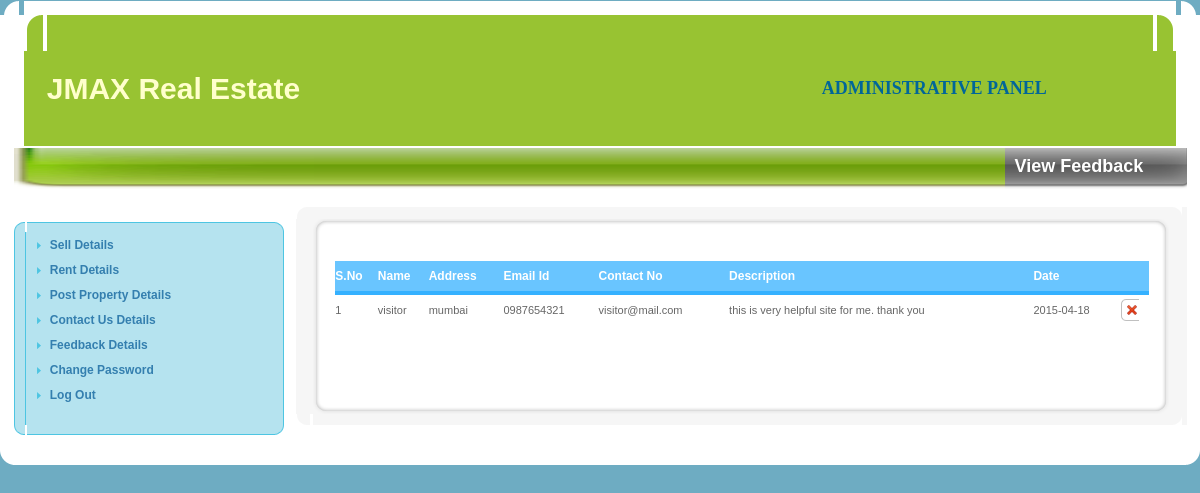
The app's page /admin/feedback.php with its own data.
### tables this page shows
CREATE TABLE IF NOT EXISTS `feedback` (
  `feedbackId` int(20) NOT NULL AUTO_INCREMENT,
  `Name` varchar(20) DEFAULT NULL,
  `Address` varchar(20) DEFAULT NULL,
  `cellNo` varchar(20) DEFAULT NULL,
  `EmailId` varchar(20) DEFAULT NULL,
  `Feedtype` varchar(20) DEFAULT NULL,
  `Massage` varchar(80) DEFAULT NULL,
  `dt_tim` date NOT NULL,
  PRIMARY KEY (`feedbackId`)
);

### admin/feedback.php (the view, shortened to what this page needs)
<?php
	$limit = 10;
	$page = $_GET['page'];
	if($page)
		$start = ($page - 1) * $limit;
	else
		$start = 0;
	$sql = "SELECT * FROM feedback LIMIT $start, $limit";
	$result = mysql_query($sql);
	$pagination = "";
 ?>
<!DOCTYPE html PUBLIC "-//W3C//DTD XHTML 1.0 Transitional//EN" "http://www.w3.org/TR/xhtml1/DTD/xhtml1-transitional.dtd">
<html xmlns="http://www.w3.org/1999/xhtml">
<head>
<link href="style.css" rel=stylesheet type=text/css>
</head>
<link href="pgstyle.css" rel="stylesheet" type="text/css" />
<link rel="stylesheet" href="AutoComplete.css" media="screen" type="text/css">
<body bgcolor="#FFFFFF" topmargin="0" leftmargin="0" class="body">
<table width="100%" border="0" cellpadding="0" cellspacing="0">
  <tr>
    <td><table width="100%" border="0" align="center" cellpadding="0" cellspacing="0">
      <?php include "header.php" ?>
      <tr>
        <td ><table width="100%" border="0" cellpadding="0" cellspacing="0" bgcolor="#FFFFFF">
            <tr>
              <td width="14">&nbsp;</td>
              <td><table border="0" cellpadding="0" cellspacing="0" width="100%">
                  <tr>
                    <td width="50"><img id="layoyt_5" src="images/layoyt_14.gif" width="300" height="41" alt="" /></td>
                    <td width="750" class="menubar">&nbsp;</td>
                    <td width="191" background="images/layoyt_20.gif" class="menubar2">
View Feedback
                    </td>
                  </tr>
              </table></td>
              <td width="13">&nbsp;</td>
            </tr>
            <tr>
              <td>&nbsp;</td>
              <td>&nbsp;</td>
              <td>&nbsp;</td>
            </tr>
          <tr>
              <td>&nbsp;</td>
            <td><table width="100%" border="0" cellpadding="0" cellspacing="0">
                  <tr>
                    <td width="23%" height="243" valign="middle"><?php include"menu.php";?></td>
                    <td width="1%">&nbsp;</td>
                    <td width="76%" align="left" valign="top">
                    <table width="100%" border="0" cellpadding="0" cellspacing="0" bgcolor="#F6F6F6">
                        <tr>
                          <td width="2%"><img src="images/layoyt_32.gif" alt="Corner1" name="layoyt_12" width="14" height="12" id="layoyt_12" /></td>
                          <td width="96%" bgcolor="#F6F6F6"><img src="images/spacer.gif" width="1" height="1" /></td>
                          <td width="2%"><img id="layoyt_84" src="images/layoyt_34.gif" width="13" height="12" alt="Corner2" /></td>
                        </tr>
                        <tr>
                          <td bgcolor="#F6F6F6">&nbsp;</td>
                          <td bgcolor="#F6F6F6"><table width="100%" border="0" cellpadding="0" cellspacing="0" bgcolor="#FFFFFF">
                              <tr>
                                <td width="2%"><img id="layoyt_87" src="images/layoyt_42.gif" width="19" height="16" alt="corner1" /></td>
                                <td width="96%" background="images/layoyt_44.gif"><img src="images/spacer.gif" width="1" height="1" /></td>
                                <td width="2%"><img id="layoyt_88" src="images/layoyt_47.gif" width="17" height="16" alt="Corner2" /></td>
                              </tr>
                              <tr>
                                <td background="images/layoyt_53.gif">&nbsp;</td>
                                <td valign="middle"><table width="100%" border="0">
                                    <tr>
                                      <td width="40%" height="9"><table border="0" cellpadding="0" cellspacing="0" width="100%">
                                        <tr>
                                          <td width="20">&nbsp;</td>
                                          <td width="20">&nbsp;</td>
                                          <td width="24">&nbsp;</td>
                                          <td width="20">&nbsp;</td>
                                          <td width="59">&nbsp;</td>
                                          <td>&nbsp;</td>
                                        </tr>
                                      </table></td>
                                      <td colspan="2">&nbsp;</td>
                                   </td>
                                    </tr>
                                    <tr>
                                      <td colspan="4" align="left" valign="top"><img src="images/spacer.gif" alt="Spacer" width="1" height="1" />
                                        <table  width="100%" cellspacing="0" cellpadding="0">
                                          <tr>
                                            <td width="15%" class="txtb1">S.No</td>
                                            <td width="72%" class="txtb1">Name</td>
                                            <td width="72%" class="txtb1">Address</td>
                                            <td width="72%" class="txtb1">Email Id </td>
                                            <td width="72%" class="txtb1">Contact No </td>
                                            <td width="72%" class="txtb1">Description</td>
											<td width="72%" class="txtb1">Date</td>
											 <td width="13%" class="txtb1">&nbsp;</td>
                                          </tr>
										 <?php
										 $i=1;
										 while($row = mysql_fetch_array($result))
														{
	 												?>
                                          <tr>
                                            <td class="txt-tb1"><?php echo $i; ?></td>
                                            <td class="txt-tb1"><?php echo $row[Name];?> </td>
											 <td class="txt-tb1"><?php echo $row[Address];?></td>
											  <td class="txt-tb1"><?php echo $row[cellNo ];?></td>
											   <td class="txt-tb1"><?php echo $row[EmailId];?></td>
											    <td class="txt-tb1"><?php echo $row[Massage];?></td>
												<td class="txt-tb1"><?php echo $row[dt_tim];?></td>
                                            <td class="txt-tb1"><a href="feedback.php?mode=DEL&Id=<?php print $row[feedbackId]; ?>"><img src="layoyt_butt_white_delete.gif" alt="DElET" border="0" width="18" height="22" /></a></td>
                                          </tr>
										  <?php $i++; }?>
                                        </table></td>
                                    </tr>
                                    <tr>
                                      <td colspan="4">&nbsp;</td>
                                    </tr>
                                    <tr>
                                      <td>&nbsp;</td>
                                      <td colspan="2">&nbsp;</td>
                                      <td align="left"><?php echo $pagination; ?>                                      </td>
                                    </tr>
                                    <tr>
                                      <td colspan="4"></td>
                                    </tr>
                                    <tr>
                                      <td colspan="2">&nbsp;</td>
                                      <td colspan="2">&nbsp;</td>
                                    </tr>
                                  </table>
                                  </td>
                                <td background="images/layoyt_55.gif">&nbsp;</td>
                              </tr>
                              <tr>
                                <td><img id="layoyt_89" src="images/layoyt_68.gif" width="19" height="16" alt="Corner3" /></td>
                                <td background="images/layoyt_69.gif"><img src="images/spacer.gif" width="1" height="1" /></td>
                                <td><img id="layoyt_90" src="images/layoyt_72.gif" width="17" height="16" alt="Corner4" /></td>
                              </tr>
                          </table></td>
                          <td bgcolor="#F6F6F6">&nbsp;</td>
                        </tr>
                        <tr>
                          <td bgcolor="#FFFFFF"><img id="layoyt_85" src="images/layoyt_76.gif" width="14" height="11" alt="Corner3" /></td>
                          <td><img src="images/spacer.gif" width="1" height="1" /></td>
                          <td><img id="layoyt_86" src="images/layoyt_77.gif" width="13" height="11" alt="Corner4" /></td>
                        </tr>
                    </table>
                    </td>
                  </tr>
              </table></td>
            <td>&nbsp;</td>
          </tr>
        </table></td>
      </tr>
      <tr>
        <td bgcolor="#FFFFFF"><table width="100%" border="0" cellpadding="0" cellspacing="0">
          <tr>
            <td width="1%"><img src="images/layoyt_78.gif" width="13" height="15" /></td>
            <td width="98%"><img src="images/spacer.gif" width="1" height="1" /></td>
            <td width="1%"><img src="images/layoyt_81.gif" width="15" height="15" /></td>
          </tr>
        </table></td>
      </tr>
    </table></td>
</body>
</html>

### admin/style.css (style rules this page uses)
.body { background-color:#6EACC2; }
.menubar { height:41px;background-image: url('images/layoyt_18.gif'); background-color:#FFFFFF; background-repeat:repeat-x; background-position: center top; }
.menubar2 { Width:191px; background-image: url('images/layoyt_20.gif'); background-color:#FFFFFF; background-repeat:repeat-x; background-position: center top; font-family:Arial,verdana,ms sans serif; font-size: 18px; font-weight:bold; color:#FFFFFF; text-align: left; text-indent: 10px; clip: rect(auto,auto,auto,auto); padding-bottom: 4px; }
.txtb1 { font-family: Arial, Helvetica, sans-serif; font-size: 12px; font-style: normal; line-height: normal; font-weight: bold; font-variant: normal; text-transform: none; color: #FFFFFF; text-decoration: none; background-color: #69C5FF; border-top-width: 4px; border-right-width: 4px; border-bottom-width: 4px; border-left-width: 4px; border-bottom-style: solid; border-top-color: #35B1FF; border-right-color: #35B1FF; border-bottom-color: #35B1FF; border-left-color: #35B1FF; height: 30px; width: auto; }
.txt-tb1 { font-family: Arial, Helvetica, sans-serif; font-size: 11px; font-style: normal; font-weight: normal; font-variant: normal; color: #666666; border-bottom-style: none; height: 30px; }
.txt-tb1 A { color:#666666; text-decoration:none; border-top-width: 0px; border-right-width: 0px; border-bottom-width: 0px; border-left-width: 0px; border-top-style: none; border-right-style: none; border-bottom-style: none; border-left-style: none; }

### records on screen
feedback: Name "visitor", Address "mumbai", cellNo "0987654321", EmailId "visitor@mail.com", Massage "this is very helpful site for me. thank you", dt_tim "2015-04-18"
